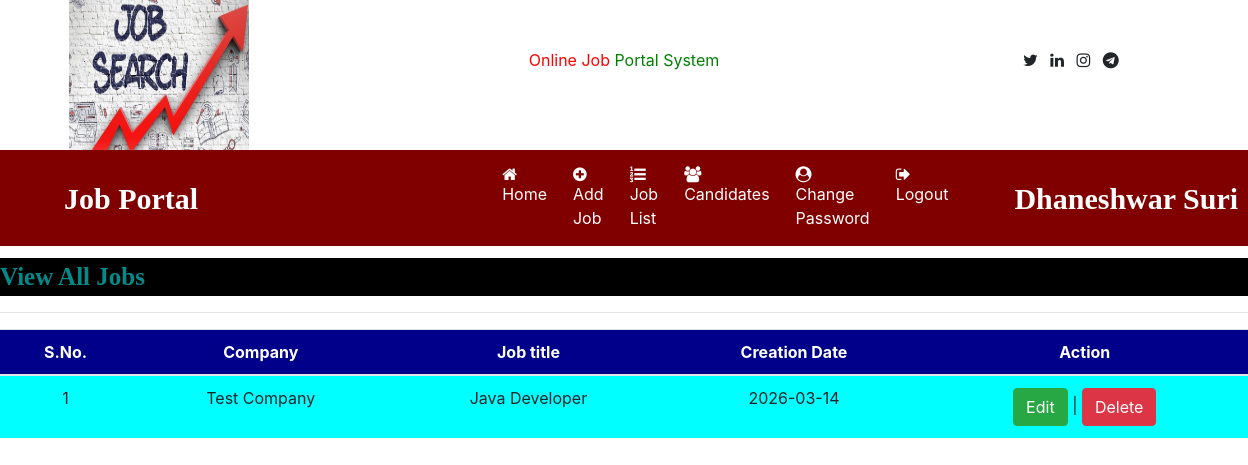
The page /job_list (signed in) on the database its author committed.
### job/models.py (models this page shows, shortened)
class Job(models.Model):
    recruiter = models.ForeignKey(Recruiter, on_delete=models.CASCADE)
    start_date = models.CharField(max_length=15, null=True)
    end_date = models.DateField(null=True)
    title = models.CharField(max_length=20, null=True)
    salary = models.FloatField(max_length=10, null=True)
    image = models.ImageField(upload_to="job_images", null=True)
    description = models.CharField(max_length=200, null=True)
    experience = models.CharField(max_length=20, null=True)
    location = models.CharField(max_length=20, null=True)
    skills = models.CharField(max_length=50, null=True)
    creation_date = models.CharField(max_length=20, null=True)

class Recruiter(models.Model):
        user = models.ForeignKey(User, on_delete=models.CASCADE)
        mobile = models.CharField(max_length=15, null=True)
        image = models.FileField(upload_to="profile", null=True)
        type = models.CharField(max_length=20, null=True)
        gender = models.CharField(max_length=10, null=True)
        company = models.CharField(max_length=200, null=True)
        status = models.CharField(max_length=20, null=True)

### job/views.py (the view)
# urls.py: path('job_list', job_list, name='job_list'),
def job_list(request):
    if not request.user.is_authenticated:
        return redirect('recruiter_login')
    user = request.user
    recruiter = Recruiter.objects.get(user=user)
    job = Job.objects.filter(recruiter=recruiter)
    d = {'job': job}
    return render(request, 'job_list.html',d)

### job/templates/job_list.html (shortened to what this page needs)
{%load static %}
{% block body %}
    {% include 'recruiter_navigation.html' %}
<marquee style="font-family: 'Monotype Corsiva',serif ; font-size: 25px ; color: darkcyan ; background-color: black ; font-weight: bold ; margin-top: 1% ">
    View All Jobs
    </marquee>
    <hr>
<div >
 <table class="table table-hover " id="example">
<thead>
<tr style="background-color: darkblue; color: white">
    <th>S.No.</th>
    <th>Company</th>
    <th>Job title</th>
    <th>Creation Date</th>
    <th>Action</th>
</tr>
</thead>
<tbody>
{%  for i in job %}
<tr style="background-color: aqua">
    <td>{{ forloop.counter }}</td>
    <td>{{ i.recruiter.company }}</td>
<td>{{ i.title }}</td>
<td>{{ i.creation_date }}</td>
<td>
    <a href="{% url 'edit_jobdetail' i.id %}" class="btn btn-success">Edit</a>
    | <a href="{% url 'change_status' i.id %}" class="btn btn-danger">Delete</a>
</td>
</tr>
{% endfor %}
</tbody>
</table>
</div>
{% endblock %}

### job/templates/recruiter_navigation.html (shortened to what this page needs)
<html lang="">
<head>
    {% load static %}
  <link rel="stylesheet" href="https://cdn.jsdelivr.net/npm/bootstrap@4.6.2/dist/css/bootstrap.min.css">
<link rel="stylesheet" href="https://cdnjs.cloudflare.com/ajax/libs/font-awesome/4.7.0/css/font-awesome.min.css">
</head>
<body>
<div class="container">
    <div class="row">
        <div class="col-sm-3">
            <img src="{% static 'images/13420080.jpg' %}" style="width:180px; height:150px" alt="">
        </div>
        <div class="col-sm-6 mt-5 text-center">
            <span>
                <span style = "color: red">Online Job</span>
                <span style = "color: green">Portal System</span>
            </span>
        </div>
        <div class="col-sm-3 mt-5" style="padding-left: 10%">
            <span><i class=" fa fa-twitter"></i></span>
            <span><i class=" fa fa-linkedin pl-2"></i></span>
            <span><i class=" fa fa-instagram pl-2"></i></span>
            <span><i class=" fa fa-telegram pl-2"></i></span>
        </div>
    </div>
</div>
<nav class="navbar navbar-expand-sm" style="background-color: maroon">
    <a class="navbar-brand text-white pl-5 font-weight-bold" style="font-family: 'Monotype Corsiva',serif; font-size: 30px">Job Portal</a>
    <ul class="navbar-nav">
        <li class="nav-item">
            <a class="nav-link" href="{% url 'recruiter_home' %}" style="margin-left: 280px"><i class="fa fa-home mr-1"></i>Home</a>
        </li>
        <li class="nav-item">
            <a class="nav-link" href="{% url 'add_job' %}"><i class="fa fa-plus-circle mr-1"></i>Add Job</a>
        </li>
        <li class="nav-item">
            <a class="nav-link" href="{% url 'job_list' %}"><i class="fa fa-list-ol mr-1"></i>Job List</a>
        </li>
        <li class="nav-item">
            <a class="nav-link" href="#"><i class="fa fa-users mr-1"></i>Candidates</a>
        </li>
        <li class="nav-item">
            <a class="nav-link" href="#"><i class="fa fa-user-circle mr-1"></i>Change Password</a>
        </li>
         <li class="nav-item">
            <a class="nav-link" href="{% url 'Logout' %}"><i class="fa fa-sign-out mr-1"></i>Logout</a>
        </li>
    </ul>
    <a class="navbar-brand text-white pl-5 font-weight-bold" style="font-family: 'Monotype Corsiva',serif; font-size: 30px">{{ request.user.first_name }} {{ request.user.last_name }}</a>
</nav>
</body>
</html>

### job/templates/recruiter_navigation.html (style rules this page uses)
.nav-link { color: white; margin-right: 10px; }

### job/templates/job_list.html (style rules this page uses)
tr { text-align: center }

### rows shown on the page
Job: recruiter.company "Test Company", title "Java Developer", creation_date "2026-03-14"

### other values the page prints
{{ request.user.first_name }} "Dhaneshwar"
{{ request.user.last_name }} "Suri"
